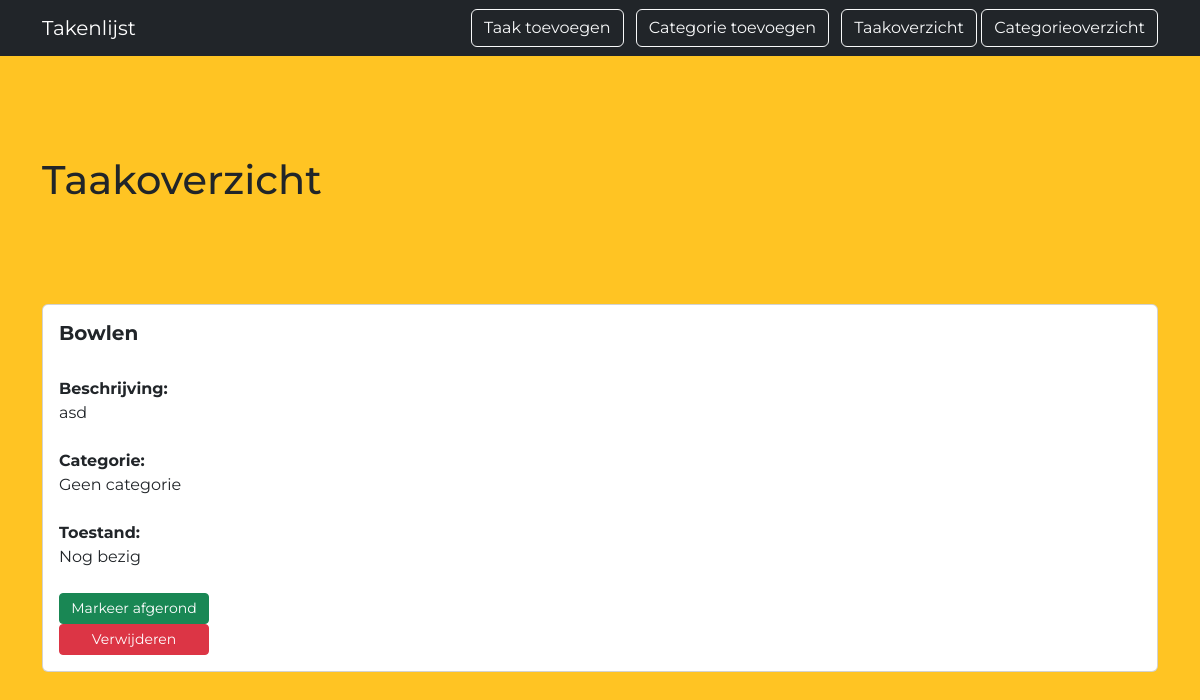
/taak/overzicht, run on an earlier commit of the app's database.
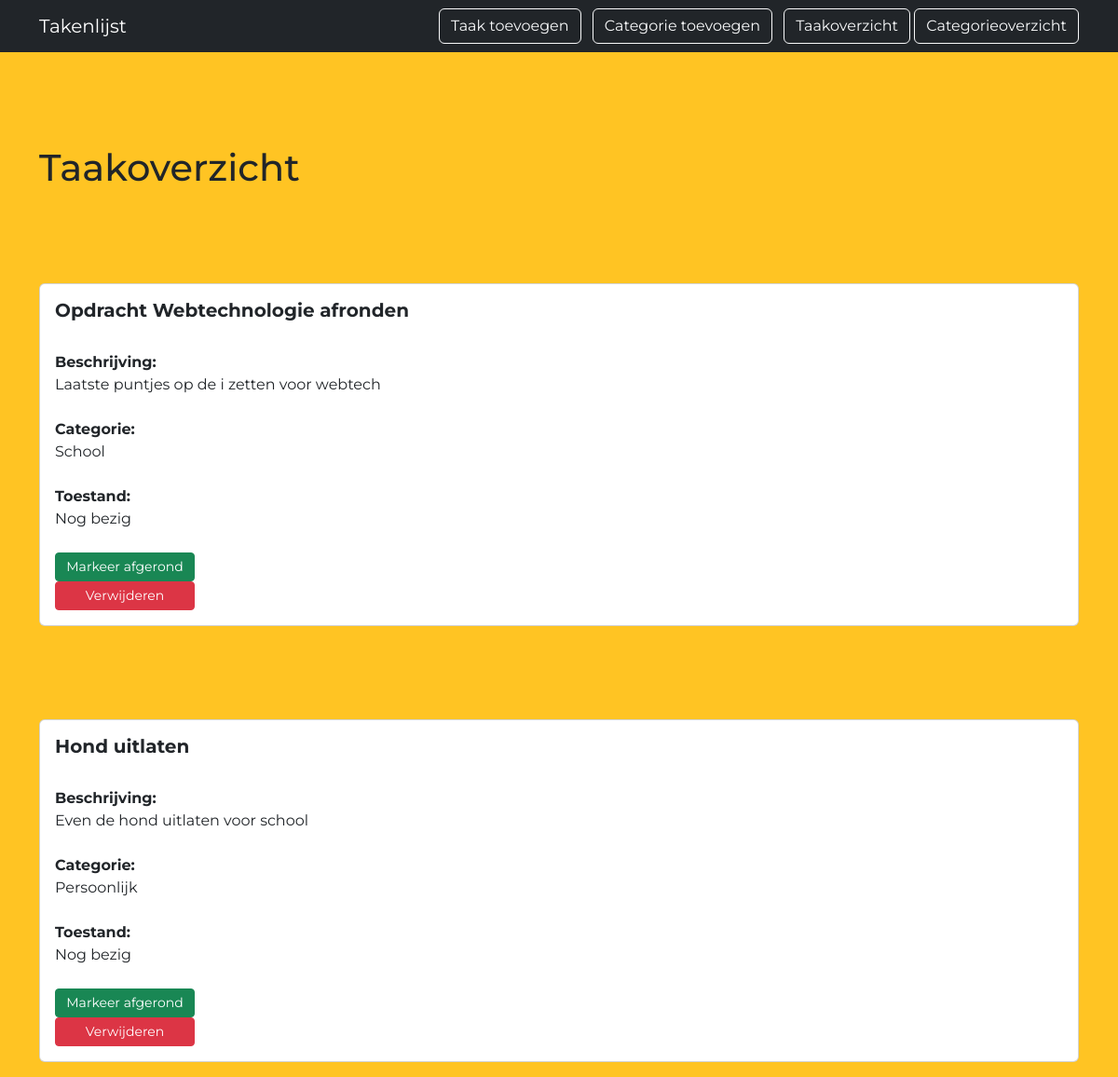
And on a later commit of the database.
### models.py (models this page shows)
class Taak(db.Model):
    id = db.Column(db.Integer, primary_key=True)
    titel = db.Column(db.String(50), nullable=False)
    beschrijving = db.Column(db.String(500), nullable=True)
    categorie_id = db.Column(db.Integer, db.ForeignKey('categorie.id'), nullable=True)  # Verwijst naar de id in de categorietabel
    afgerond = db.Column(db.Boolean, default=False)     # Nieuwe taak is standaard niet afgerond
    categorie = db.relationship('Categorie', back_populates='taken')    # Directe relatie met Categorie zodat je taak.categorie.naam kunt gebruiken

class Categorie(db.Model):
    id = db.Column(db.Integer, primary_key=True)
    naam = db.Column(db.String(50), nullable=False)
    beschrijving = db.Column(db.String(500), nullable=True)
    taken = db.relationship('Taak', back_populates='categorie')     # Hiermee kun je vanuit een categorie alle bijbehorende taken ophalen via categorie.taken

### app.py (the view)
@app.route('/taak/overzicht', methods=['GET'])   # Toont alle taken uit de database
def overzicht():
    taken = Taak.query.all()
    return render_template('overzicht.html', taken=taken)

### templates/overzicht.html (shortened to what this page needs)
{% extends 'base.html' %}
{% block content %}
    <div class="container mt-4 taak_overzicht">
    <h1>Taakoverzicht</h1>
    {% if taken %}
        {% for taak in taken %}
            <div class="card p-3 mb-3">
                <h5>{{ taak.titel }}</h5> <br>
                <strong>Beschrijving:</strong> {{ taak.beschrijving if taak.beschrijving else 'Geen beschrijving' }} <br> <br>
                <strong>Categorie:</strong> {{ taak.categorie.naam if taak.categorie else 'Geen categorie' }} <br> <br>
                <strong>Toestand:</strong> {{ 'Afgerond' if taak.afgerond else 'Nog bezig' }} <br> <br>
                <form method="POST" action="/taak/afgerond/{{ taak.id }}" style="display:inline">
                    <button type="submit" class="btn btn-success btn-sm me-2">
                        {{ 'Zet op bezig' if taak.afgerond else 'Markeer afgerond' }}
                    </button> <br>
                </form>
                <form method="POST" action="/taak/verwijderen/{{ taak.id }}" style="display:inline">
                    <button type="submit" class="btn btn-danger btn-sm">Verwijderen</button>
                </form>
            </div>
        {% endfor %}
    {% else %}
        <p>Er zijn nog geen taken!</p>
    {% endif %}
    </div>
{% endblock %}

### templates/base.html (shortened to what this page needs)
<!DOCTYPE html>
<html>
<head>
    <link rel="stylesheet" href="https://cdn.jsdelivr.net/npm/bootstrap@5.3.3/dist/css/bootstrap.min.css">
    <link rel="stylesheet" href="{{ url_for('static', filename='style.css') }}">
</head>
<body>
    <nav class="navbar navbar-dark bg-dark">
        <div class="container">
            <a class="navbar-brand" href="/">Takenlijst</a>
            <div>
                <a href="/taak/toevoegen" class="btn btn-outline-light me-2">Taak toevoegen</a>
                <a href="/categorie/toevoegen" class="btn btn-outline-light me-2">Categorie toevoegen</a>
                <a href="/taak/overzicht" class="btn btn-outline-light">Taakoverzicht</a>
                <a href="/categorie/overzicht" class="btn btn-outline-light">Categorieoverzicht</a>
            </div>
        </div>
    </nav>
    {% block content %}{% endblock %}
</body>
</html>

### static/style.css (style rules this page uses)
body { background-color: #ffc423; font-family: 'Montserrat', sans-serif; }
.taak_overzicht { min-height: calc(100vh - 56px); }
.taak_overzicht h1 { margin-top: 100px; }
.taak_overzicht h5 { font-weight: bold; }
.taak_overzicht .card { margin-top: 100px; }
.taak_overzicht .btn { width: 150px }

What changed in the data, as far as the page shows it:
changed Taak: titel "Bowlen" → "Opdracht Webtechnologie afronden"; beschrijving "asd" → "Laatste puntjes op de i zetten voor webtech"; categorie "Geen categorie" → "School"
added Taak: titel "Hond uitlaten", beschrijving "Even de hond uitlaten voor school", categorie "Persoonlijk", afgerond "Nog bezig", afgerond "Markeer afgerond"
